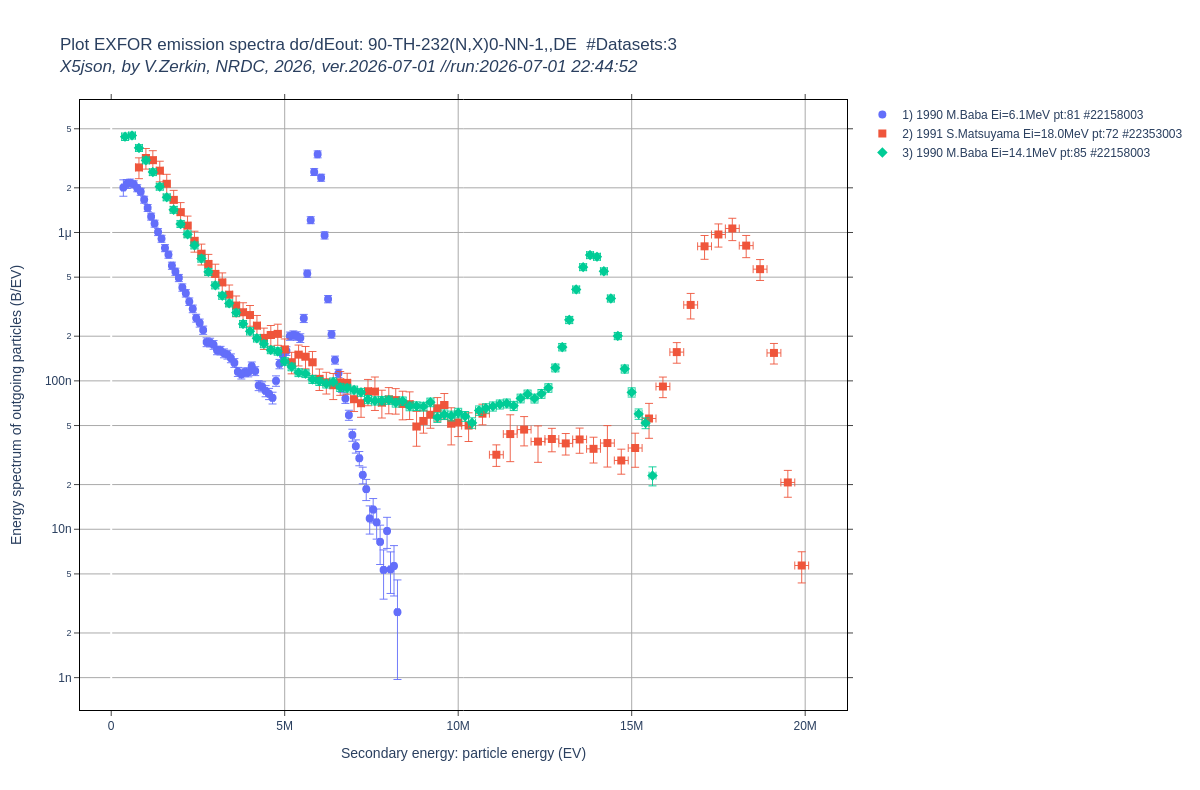

Here is the Python script that generated this plot:
"""
 ***********************************************************************************
 * Copyright (C) 2026 Viktor Zerkin (NRDC), v.zerkin@gmail.com                     *
 *-----------------------------------------------------------------------------    *
 * Permission is hereby granted, free of charge, to any person obtaining a copy    *
 * of this software and associated documentation files (the "Software"), to deal   *
 * in the Software without restriction, including without limitation the rights    *
 * to use, copy, modify, merge, publish, distribute, sublicense, and/or sell       *
 * copies of the Software, and to permit persons to whom the Software is furnished *
 * to do so, subject to the following conditions:                                  *
 *                                                                                 *
 * The above copyright notice and this permission notice shall be included in all  *
 * copies or substantial portions of the Software.                                 *
 *                                                                                 *
 * THE SOFTWARE IS PROVIDED "AS IS", WITHOUT WARRANTY OF ANY KIND, EXPRESS OR      *
 * IMPLIED, INCLUDING BUT NOT LIMITED TO THE WARRANTIES OF MERCHANTABILITY,        *
 * FITNESS FOR A PARTICULAR PURPOSE AND NONINFRINGEMENT. IN NO EVENT SHALL THE     *
 * AUTHORS OR COPYRIGHT HOLDERS BE LIABLE FOR ANY CLAIM, DAMAGES OR OTHER          *
 * LIABILITY, WHETHER IN AN ACTION OF CONTRACT, TORT OR OTHERWISE, ARISING FROM,   *
 * OUT OF OR IN CONNECTION WITH THE SOFTWARE OR THE USE OR OTHER DEALINGS IN       *
 * THE SOFTWARE.                                                                   *
 *                                                                                 *
 *-----------------------------------------------------------------------------    *
 *   AUTHOR:                                                                       *
 *   Viktor Zerkin, PhD, IAEA-NDS(1999-2023), NRDC(1999-2026)                      *
 *   e-mail: v.zerkin@gmail.com                                                    *
 ***********************************************************************************
"""
import datetime
import json
import math
import sys
sys.path.append('./')
from x5subr import *
import plotly
from plotly.graph_objs import Scatter, Layout 
from pprint import pprint

print("Program: x5data5de.py, ver.2026-07-01")
print("Author:  V.Zerkin, Vienna, 2026")
print("Purpose: find datasets by reaction, load X5-json, extract data")
print("         filter data by incident energy, plot by Plotly")
print("")

ct=str(datetime.datetime.now())[:19]
print("Running: "+ct+"\n")
#input("Press the <ENTER> key to continue...")

nexample='default'
if (len(sys.argv)>1) and (sys.argv[1]!=''): nexample=str(sys.argv[1])

base='./'

def sort_ya1(ds):
#   rr=str(ds['year1'])+','+ds['author1ini']+ds['author1']
    rr=str(ds['ei'])+':'+str(ds['year1'])+','+ds['author1ini']+ds['author1']
    return rr

#datasets=read_csv_file("EXFOR-Datasets.csv")
datasets=read_csv_file("X5-Datasets.csv")
nDatasets=len(datasets)
print('-0-Datasets:'+str(nDatasets))

eiMin=None; eiMax=None

reacode='90-TH-232(N,X)0-NN-1,,DE'
eiMin=6e6

print('---ReactionCode:',reacode)
print('---Energy.in:   ',str(eiMin),'-',str(eiMax),'eV')

datasets=filter_datasets(datasets,'ReactionCode',reacode)
nDatasets=len(datasets)
print('-1-Datasets:'+str(nDatasets))
if (nDatasets<=0):
    print("---No data found---")
    sys.exit(2)

xtitle=''; ytitle=''
outDatasets={}
vary='y'; varEN='x1'; varE2='x2'
dss=[];ids=0
for dataset in datasets:
    entryfile=base+dataset['dir']+'/'+dataset['Entry']+'.x5.json'
    EntryID=dataset['Entry']
    SubentID=dataset['DatasetID'][:8]
    DatasetID=dataset['DatasetID']
#    if not DatasetID.startswith('A1495003'): continue
    print(str(ids)+') File:['+entryfile+'] Subent:'+SubentID+' Dataset:'+DatasetID)
    f=open(entryfile)
    Entry=json.load(f)
    ids+=1
    Subent=get_subent(Entry,SubentID)
    if (Subent is None): continue
    ds=get_dataset(Subent,DatasetID)
#    print('\n\n++++\n'+json.dumps(ds,indent=2))
    if (ds is None): continue
    print('    c5data:',get_cvars(ds))
    varEN=get_cvar4fam(ds['c5data'],'EN')
    varE2=get_cvar4fam(ds['c5data'],'E2')
    yobj=ds['c5data'].get('y')
    eobj=ds['c5data'].get(varEN)	# EN(EV)
    e2obj=ds['c5data'].get(varE2)	# E2(EV)
    ytitle=ds['quantExpan']+' ('+yobj['units']+')'
    xtitle=e2obj['expansion']+' ('+e2obj['units']+')'
    yarr=yobj.get('y');  dyarr=yobj.get('dy')
    earr=eobj.get(varEN); dearr=eobj.get('d'+varEN)
    e2arr=e2obj.get(varE2); de2arr=e2obj.get('d'+varE2)
    print('\t==arrays:'+' Data:'+str(len(yarr))+' En:'+str(len(earr))+' E2:'+str(len(e2arr)))
#    print('\t Da:',yarr)
#    print('\t En:',earr)
#    print('\t E2:',e2arr)
#    print('\t Lv:',larr)
    if (yarr is None): continue
    if (earr is None): continue
    if (e2arr is None): continue
    nPnt=0
    yy=[]; dy=[]; xx=[]; dx=[]; ee=-777; ees=[]
    for ii in range(len(yarr)):
        y=yarr[ii]
        e=earr[0]
        if len(earr)>1: e=earr[ii]  #--repeating value
        e2=e2arr[0]
        if len(e2arr)>1: e2=e2arr[ii]  #--repeating value
#        print(' y=',y,' e=',e,' e2=',e2)

        ees.append(e)
        if eiMin is not None:
            if (e<eiMin): continue
        if eiMax is not None:
            if (e>eiMax): continue
        ee=e
        nowDatasetSplit=ds['DatasetID']+' '+str(round(e/1e6))
#        print('---nowDatasetSplit:['+nowDatasetSplit+']')
        nowDataset=outDatasets.get(nowDatasetSplit)
        if nowDataset is None:
            nowDataset={}
            outDatasets[nowDatasetSplit]=nowDataset
            nowDataset['DatasetID']=ds['DatasetID']
            nowDataset['year1']=ds['year1']
            nowDataset['author1ini']=ds['author1ini']
            nowDataset['author1']=ds['author1']
            yy=[]; dy=[]; xx=[]; dx=[]
            nowDataset['y']=yy; nowDataset['dy']=dy
            nowDataset['x']=xx; nowDataset['dx']=dx
            nowDataset['x4lbl']=str(ds['year1'])+' '+ds['author1ini']+ds['author1']+' Ei='+str(round(e/1e6,1))+'MeV'
            nowDataset['ei']=e
#           print('++++\n'+json.dumps(nowDataset,indent=2))
        else:
            yy=nowDataset['y']; dy=nowDataset['dy']
            xx=nowDataset['x']; dx=nowDataset['dx']
        nPnt+=1
        yy.append(y)
        xx.append(e2)
        if dyarr is not None: dy.append(dyarr[ii])
        if de2arr is not None: dx.append(de2arr[ii])
    ees=list(set(ees))
    ees=sorted(ees)
#   print('    outDatasets:'+str(len(outDatasets)))
    print('    Dataset:'+ds['DatasetID']+' '+str(ds['year1'])+','+ds['author1']
	+' #Pnt:'+str(len(yarr))
	+' #Pnt.selected:'+str(nPnt)
	+' #Ei:'+str(len(ees))
	+' Ei(eV):'+str(ees[:8])
	)
#    if ids>0: break

#print('++++++++\n'+json.dumps(outDatasets,indent=2))
outDatasets=list(outDatasets.values())
print('---ReactionCode:',reacode)
print('---Energy.in:   ',str(eiMin),'-',str(eiMax),'eV')
print('---Data selected---')
dss=[];ids=0
for dataset in outDatasets:
    ids+=1
    print(str(ids).rjust(4)+' '+dataset['x4lbl']+' ly:'+str(len(dataset['y'])))
    if len(dataset['y'])>0: dss.append(dataset)
#    print('++++\n'+json.dumps(dataset,indent=2))

dss=sorted(dss,key=sort_ya1,reverse=True)
nDatasets=len(dss)
print('-1-Datasets:'+str(nDatasets))
if (nDatasets<=0):
    print("---No data to plot---")
    sys.exit(2)

#_________________Preparing EXFOR data for plot_________________
data1=[]; ii=0
for ds in dss:
    tr=Scatter(x=ds['x'],y=ds['y']
	,text=ds['x4lbl']
	,name=str(ii+1)+') '+ds['x4lbl']+' pt:'+str(len(ds['x']))+' #'+ds['DatasetID']
	,marker_symbol=str(ii%33)
	,marker_size=8
	,mode="markers"
	)
    if (ds['dy'] is not None): tr.error_y=dict(type='data',array=ds['dy'],visible=True,thickness=0.9)
    if (ds['dx'] is not None): tr.error_x=dict(type='data',array=ds['dx'],visible=True,thickness=0.9)
    data1.append(tr)
    ii+=1

xtype='linear';ytype='linear'
#xtype='log';
ytype='log'
plotTitle=reacode

#_________________Plot data from EXFOR_________________
plot1={}
plot1['data']=data1
xaxis=dict(title=xtitle,showline=True,linecolor='black',ticks='outside'
,showgrid=True,gridcolor='#aaaaaa',type=xtype)
yaxis={'title':ytitle,'showline':True,'linecolor':'black'
	,'showgrid':True, 'gridcolor':'#aaaaaa','ticks':'outside','type':ytype
	,'zeroline':True, 'zerolinecolor':'#dddddd'#, 'zerolinewidth':0.1
}
xaxis['mirror']='ticks'
yaxis['mirror']='ticks' 
plot1['layout']=Layout(title='Plot EXFOR emission spectra d\u03c3/dEout: '+plotTitle
	+'  #Datasets:'+str(nDatasets)
	+'<br><i>X5json, by V.Zerkin, NRDC, 2026, ver.2026-07-01 //run:'+ct+'</i>'
	,xaxis=xaxis,yaxis=yaxis
	,plot_bgcolor='white'
	,legend=dict(traceorder="grouped")
)

outhtml='x5data5de'
plotly.offline.plot(plot1,filename=outhtml+'.html',auto_open=False)

#needs: $ pip3 install -U kaleido
plotly.io.write_image(plot1,outhtml+'.png',width=1200,height=790)

print('\nProgram successfully completed')
